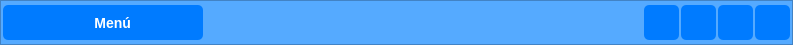
        <widget class="QFrame" name="frame_superior">
         <property name="minimumSize">
          <size>
           <width>0</width>
           <height>45</height>
          </size>
         </property>
         <property name="maximumSize">
          <size>
           <width>16777215</width>
           <height>45</height>
          </size>
         </property>
         <property name="styleSheet">
          <string notr="true">/* Estilo del marco */
QFrame {
    background-color: rgb(85, 170, 255);
   
}
</string>
         </property>
         <property name="frameShape">
          <enum>QFrame::Shape::StyledPanel</enum>
         </property>
         <property name="frameShadow">
          <enum>QFrame::Shadow::Raised</enum>
         </property>
         <layout class="QHBoxLayout" name="horizontalLayout_2">
          <property name="spacing">
           <number>2</number>
          </property>
          <property name="leftMargin">
           <number>2</number>
          </property>
          <property name="topMargin">
           <number>2</number>
          </property>
          <property name="rightMargin">
           <number>2</number>
          </property>
          <property name="bottomMargin">
           <number>2</number>
          </property>
          <item>
           <widget class="QPushButton" name="btn_menu">
            <property name="minimumSize">
             <size>
              <width>200</width>
              <height>35</height>
             </size>
            </property>
            <property name="maximumSize">
             <size>
              <width>200</width>
              <height>35</height>
             </size>
            </property>
            <property name="font">
             <font>
              <family>Arial</family>
              <pointsize>-1</pointsize>
              <bold>true</bold>
             </font>
            </property>
            <property name="styleSheet">
             <string notr="true">/* Estilo base del botón */
QPushButton {
    background-color: #007BFF;
    color: white;
    border: none;
    border-radius: 5px;
    padding: 10px 20px;
    font-size: 14px;
    font-weight: bold;
}
/* Estilo cuando el mouse pasa por encima */
QPushButton:hover {
    background-color: #0056b3;
}
/* Estilo cuando el botón es presionado */
QPushButton:pressed {
    background-color: #004085;
}
</string>
            </property>
            <property name="text">
             <string>     Menú</string>
            </property>
            <property name="icon">
             <iconset>
              <normaloff>C:/Users/juanep/.designer/backup/imagen/fi-sr-rectangle-list.svg</normaloff>C:/Users/juanep/.designer/backup/imagen/fi-sr-rectangle-list.svg</iconset>
            </property>
            <property name="iconSize">
             <size>
              <width>35</width>
              <height>35</height>
             </size>
            </property>
           </widget>
          </item>
          <item>
           <spacer name="horizontalSpacer">
            <property name="orientation">
             <enum>Qt::Orientation::Horizontal</enum>
            </property>
            <property name="sizeHint" stdset="0">
             <size>
              <width>439</width>
              <height>20</height>
             </size>
            </property>
           </spacer>
          </item>
          <item>
           <widget class="QPushButton" name="btn_minimizar">
            <property name="minimumSize">
             <size>
              <width>35</width>
              <height>35</height>
             </size>
            </property>
            <property name="maximumSize">
             <size>
              <width>35</width>
              <height>35</height>
             </size>
            </property>
            <property name="font">
             <font>
              <family>Arial</family>
              <pointsize>-1</pointsize>
              <bold>true</bold>
             </font>
            </property>
            <property name="styleSheet">
             <string notr="true">/* Estilo base del botón */
QPushButton {
    background-color: #007BFF;
    color: white;
    border: none;
    border-radius: 5px;
    padding: 10px 20px;
    font-size: 14px;
    font-weight: bold;
}
/* Estilo cuando el mouse pasa por encima */
QPushButton:hover {
    background-color: #0056b3;
}
/* Estilo cuando el botón es presionado */
QPushButton:pressed {
    background-color: #004085;
}
</string>
            </property>
            <property name="text">
             <string/>
            </property>
            <property name="icon">
             <iconset>
              <normaloff>assets/icons/fi-sr-arrow-down-left.svg</normaloff>assets/icons/fi-sr-arrow-down-left.svg</iconset>
            </property>
            <property name="iconSize">
             <size>
              <width>28</width>
              <height>28</height>
             </size>
            </property>
           </widget>
          </item>
          <item>
           <widget class="QPushButton" name="btn_restaurar">
            <property name="minimumSize">
             <size>
              <width>35</width>
              <height>35</height>
             </size>
            </property>
            <property name="maximumSize">
             <size>
              <width>35</width>
              <height>35</height>
             </size>
            </property>
            <property name="font">
             <font>
              <family>Arial</family>
              <pointsize>-1</pointsize>
              <bold>true</bold>
             </font>
            </property>
            <property name="styleSheet">
             <string notr="true">/* Estilo base del botón */
QPushButton {
    background-color: #007BFF;
    color: white;
    border: none;
    border-radius: 5px;
    padding: 10px 20px;
    font-size: 14px;
    font-weight: bold;
}
/* Estilo cuando el mouse pasa por encima */
QPushButton:hover {
    background-color: #0056b3;
}
/* Estilo cuando el botón es presionado */
QPushButton:pressed {
    background-color: #004085;
}
</string>
            </property>
            <property name="text">
             <string/>
            </property>
            <property name="icon">
             <iconset>
              <normaloff>assets/icons/fi-sr-expand.svg</normaloff>assets/icons/fi-sr-expand.svg</iconset>
            </property>
            <property name="iconSize">
             <size>
              <width>28</width>
              <height>28</height>
             </size>
            </property>
           </widget>
          </item>
          <item>
           <widget class="QPushButton" name="btn_maximizar">
            <property name="minimumSize">
             <size>
              <width>35</width>
              <height>35</height>
             </size>
            </property>
            <property name="maximumSize">
             <size>
              <width>35</width>
              <height>35</height>
             </size>
            </property>
            <property name="font">
             <font>
              <family>Arial</family>
              <pointsize>-1</pointsize>
              <bold>true</bold>
             </font>
            </property>
            <property name="styleSheet">
             <string notr="true">/* Estilo base del botón */
QPushButton {
    background-color: #007BFF;
    color: white;
    border: none;
    border-radius: 5px;
    padding: 10px 20px;
    font-size: 14px;
    font-weight: bold;
}
/* Estilo cuando el mouse pasa por encima */
QPushButton:hover {
    background-color: #0056b3;
}
/* Estilo cuando el botón es presionado */
QPushButton:pressed {
    background-color: #004085;
}
</string>
            </property>
            <property name="text">
             <string/>
            </property>
            <property name="icon">
             <iconset>
              <normaloff>assets/icons/fi-sr-expand-arrows.svg</normaloff>assets/icons/fi-sr-expand-arrows.svg</iconset>
            </property>
            <property name="iconSize">
             <size>
              <width>28</width>
              <height>28</height>
             </size>
            </property>
           </widget>
          </item>
          <item>
           <widget class="QPushButton" name="btn_cerrar">
            <property name="minimumSize">
             <size>
              <width>35</width>
              <height>35</height>
             </size>
            </property>
            <property name="maximumSize">
             <size>
              <width>35</width>
              <height>35</height>
             </size>
            </property>
            <property name="font">
             <font>
              <family>Arial</family>
              <pointsize>-1</pointsize>
              <bold>true</bold>
             </font>
            </property>
            <property name="styleSheet">
             <string notr="true">/* Estilo base del botón */
QPushButton {
    background-color: #007BFF;
    color: white;
    border: none;
    border-radius: 5px;
    padding: 10px 20px;
    font-size: 14px;
    font-weight: bold;
}
/* Estilo cuando el mouse pasa por encima */
QPushButton:hover {
    background-color: #0056b3;
}
/* Estilo cuando el botón es presionado */
QPushButton:pressed {
    background-color: #004085;
}
</string>
            </property>
            <property name="text">
             <string/>
            </property>
            <property name="icon">
             <iconset>
              <normaloff>assets/icons/fi-sr-cross-small.svg</normaloff>assets/icons/fi-sr-cross-small.svg</iconset>
            </property>
            <property name="iconSize">
             <size>
              <width>35</width>
              <height>35</height>
             </size>
            </property>
           </widget>
          </item>
         </layout>
        </widget>
